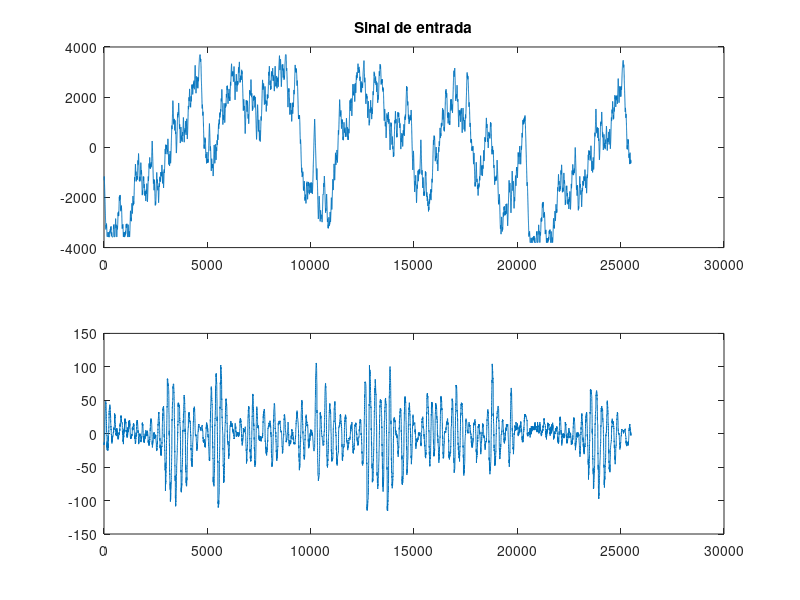
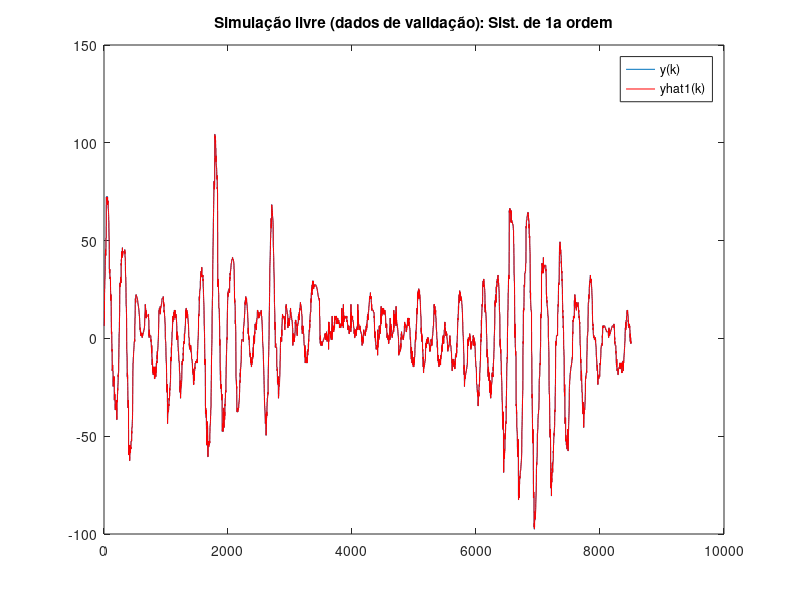

MATLAB code for these plots, in order: (Note: this script raises an error after producing the figures.)
%%
clear;
close all;
% motor;
Ts = 5e-3;

% dados = dlmread('dados9',',',1,0);
dados = dlmread('data_csv.csv',',',1,0);

y = dados(:,2);
u = dados(:,1);

N = length(y);

% tirando componente DC:
y = y-mean(y);
u = u-mean(u);


figure(1);
subplot(2,1,1)
plot(u);
title('Sinal de entrada')
subplot(2,1,2)
title('Sinal de saída')
plot(y);

%%

Ni = floor(2/3*N);
Nt = N-Ni;

yi = y(1:Ni);
ui = u(1:Ni);
yt = y(Ni+1:end);
ut = u(Ni+1:end);


%% Modelando como um sistema de 1a ordem
psi1 = [ui(1:Ni-1) -yi(1:Ni-1)]; % Matriz dos regressores;

% Ident. parâmetros usando MQ:
theta1 = (psi1.'*psi1)\psi1.'*yi(2:end)
% theta1 = pinv(psi1)*yi(3:end)

psiv1 = [ut(1:Nt-1) -yt(1:Nt-1)]; % Matriz dos regressores;
yhat1 = psiv1*theta1;

figure(2);
iter = 2:Nt;
stairs(iter,yt(2:end));
hold on;
stairs(iter,yhat1,'r');
title('Simulação livre (dados de validação): Sist. de 1a ordem')
legend('y(k)','yhat1(k)')

Gdf1 = filt([0 theta1(1)],[1 theta1(2)])
Gd1 = tf([0 theta1(1)],[1 theta1(2)],Ts)
printAR(Gd1,0,'u','y')

%% Modelando como um sistema de 2a ordem
psi2 = [ui(2:Ni-1) ui(1:Ni-2) -yi(2:Ni-1) -yi(1:Ni-2)]; % Matriz dos regressores;

% Ident. parâmetros usando MQ:
theta2 = (psi2.'*psi2)\psi2.'*yi(3:end)
% theta2 = pinv(psi2)*yi(3:end)

psiv2 = [ut(2:Nt-1) ut(1:Nt-2) -yt(2:Nt-1) -yt(1:Nt-2)]; % Matriz dos regressores;
yhat2 = psiv2*theta2;

figure(3);
iter = 3:Nt;
stairs(iter,yt(3:end));
hold on;
stairs(iter,yhat2,'r');
title('Simulação livre (dados de validação): Sist. de 2a ordem')
legend('y(k)','yhat2(k)')

Gdf2 = filt([0 theta2(1) theta2(2)],[1 theta2(3) theta2(4)])
Gd2 = tf([0 theta2(1) theta2(2)],[1 theta2(3) theta2(4)],Ts)
printAR(Gd2,0,'u','y')




figure(4);
iter = 3:Nt;
stairs(iter,yt(3:end),'k');
hold on;
stairs(iter,yhat1(2:end),'b--');
stairs(iter,yhat2,'r:');
title('Simulação livre (dados de validação): Sist. de 1a e 2a ordem')
legend('y(k)','yhat1(k)','yhat2(k)')


%% Resposta ao degrau:
figure(5);
step(Gd1,Gd2);
